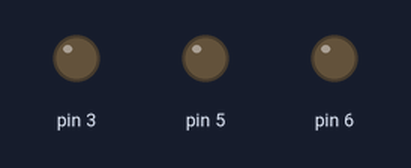
Bench run of a sketch on a simulated Arduino Uno, built with avr-gcc and run on an emulated ATmega328P. Shown: output pins drawn as LEDs (lit = HIGH).

Above: at 0.05 s.
At 2.6 s:
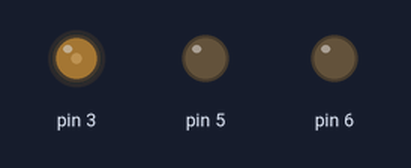
At 5.2 s:
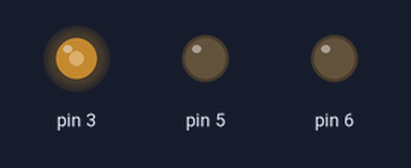
At 10.4 s:
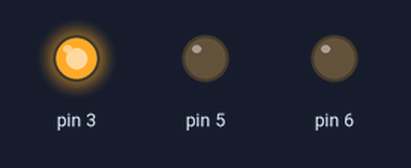
Timing chart, 0 to 13.5 s (numbered marks = the images above):
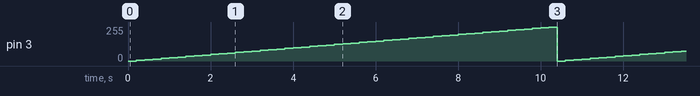

The sketch:

sketch_aug04a.ino
```cpp
void setup() {
  pinMode(3, OUTPUT);
  pinMode(5, OUTPUT);
  pinMode(6, OUTPUT);
}

void loop() {
  for (int i = 0; i <= 255; i = i+5) {
    analogWrite(3, i);
    delay(200);
  }
}
```

Measured:
- by itself, pin 3: ramps from 0/255 to 255/255 and jumps back, once every 10.4 s
